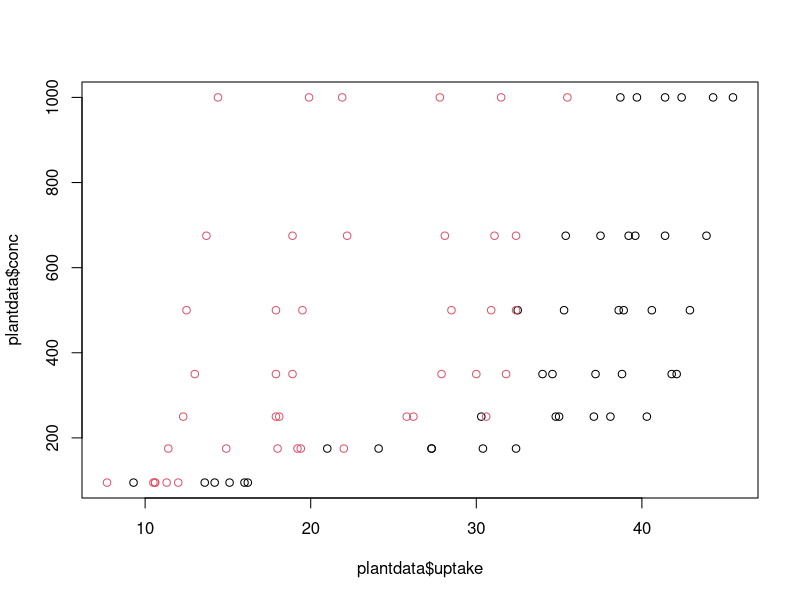
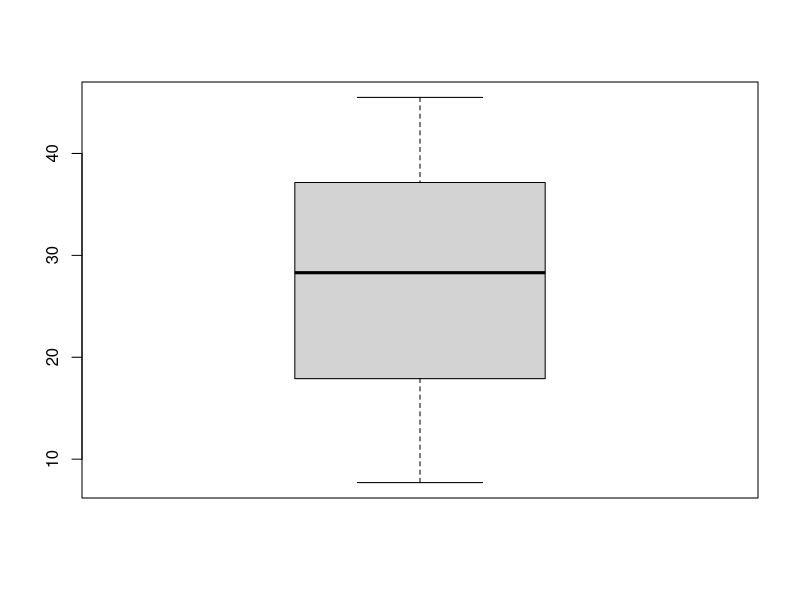
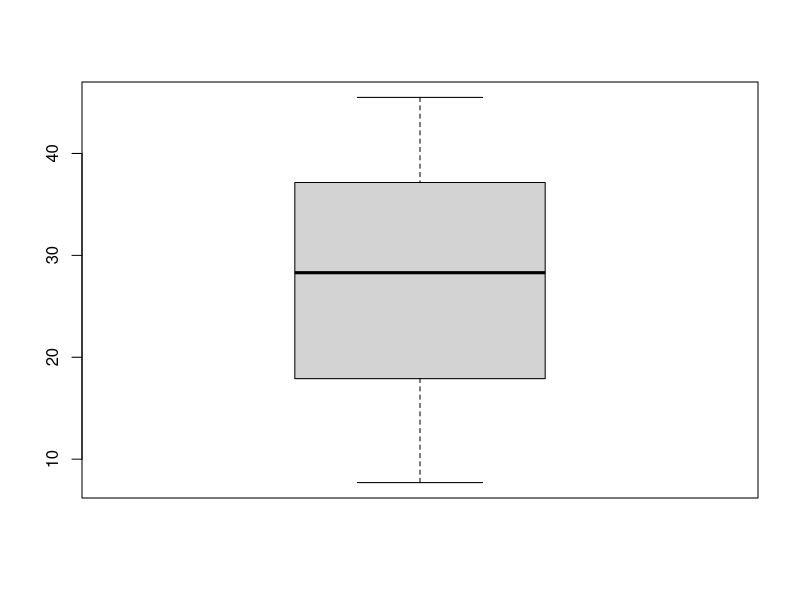
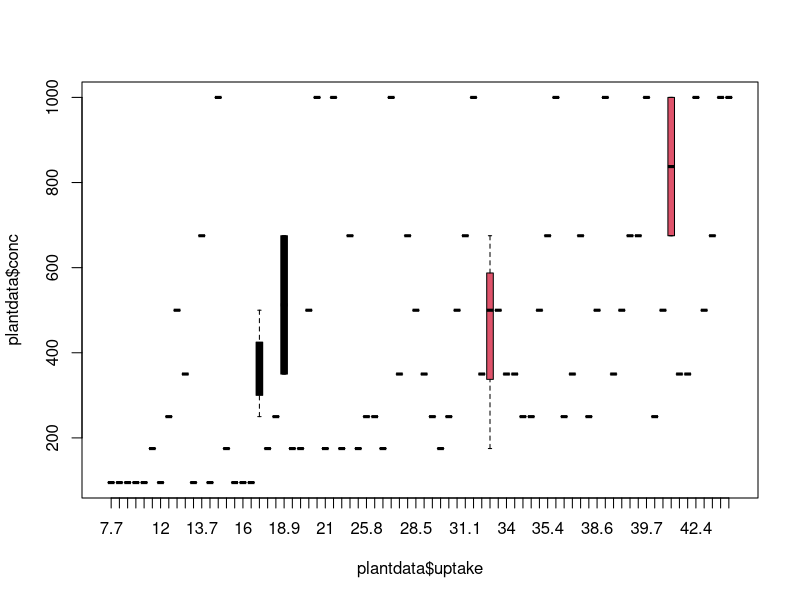
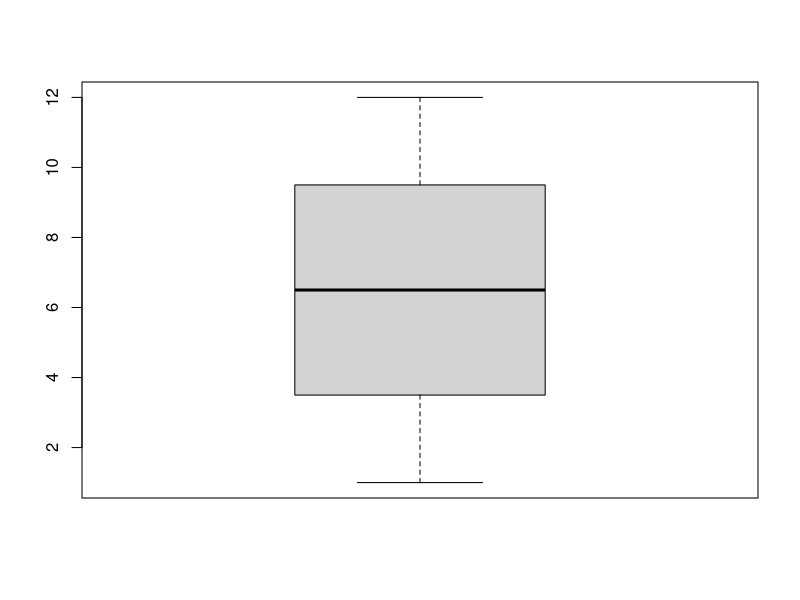
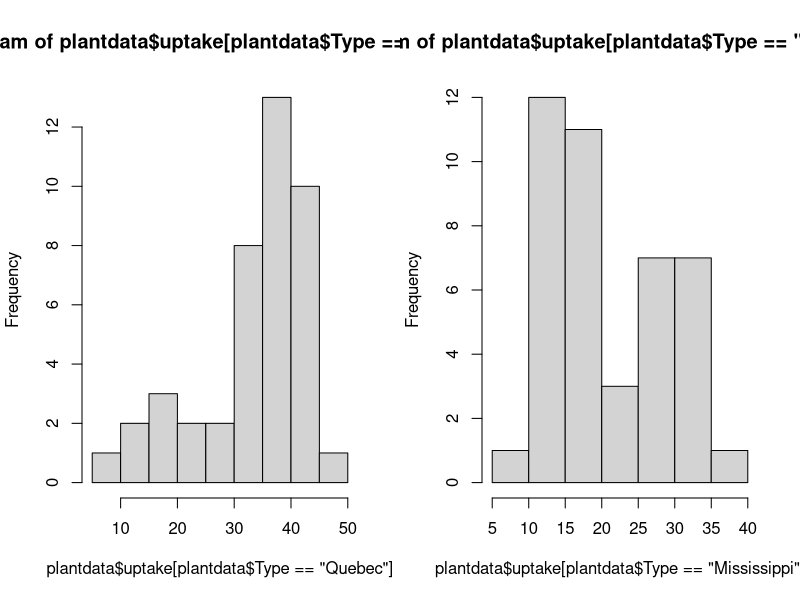

Generate these figures, in order, with R: (Note: this script raises an error after producing the figures.)
##------- Practice Questions -------------------



# Q1.1 - load the data set "CO2" and store it in a variable plantdata

  plantdata <-CO2
  View(CO2)
  
  # Q1.2 - See the meaning of all the variables using ? command
  
  ?CO2
  
  # Q1.3 - Run the str command and understand the structure of the data set
  str(CO2)

  # Q1.4 - Use plot() command to plot the uptake vs the conc. Use colour for Type
  plot(plantdata$uptake, plantdata$conc, col = plantdata$Type)

  # Q1.5 - Use box plot to compare the CO2 uptake by 

#a) Various plants
  boxplot(plantdata$uptake)
  boxplot(plantdata$uptake, data = plantdata, col = "lightgray")
  
  boxplot(plantdata$conc ~ plantdata$uptake, col = plantdata$Type )
  ?boxplot
  
#b) Various plant types
  boxplot(plantdata$Plant)
  
#c) Various treatments

  
  # Q1.6 - Plot a histogram to study the most common uptake among Mississippi and Quebec plants
  #Read the following link to see possible solutions: http://stackoverflow.com/questions/8293547/how-to-plot-a-subset-of-a-data-frame-in-r
  #Then plot them side by side
  par(mfrow = c(1,2))
  hist(plantdata$uptake[plantdata$Type == "Quebec"])
  hist(plantdata$uptake[plantdata$Type == "Mississippi"])

  # Q1.7 - Plot the uptake vs conc using ggplot functions. Use shape for type and col for treatment. 
  # Try using different sizes for better visual clarity.
  ggplot(plantdata, aes(x = plantdata$uptake, y = plantdata$conc, 
                        shape = plantdata$Type, col = plantdata$Treatment)) + geom_point(size = 3)
  


 
